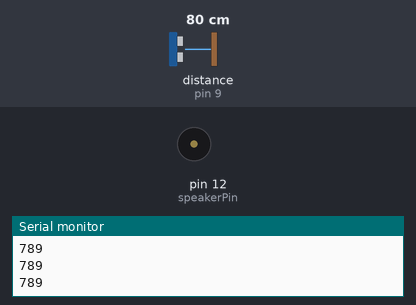
The sketch below on a simulated Arduino Uno, built with avr-gcc and run on an emulated ATmega328P. Parts: buzzer (waves = sounding), the last lines printed to the serial monitor. Wiring (inferred from the names in the program): ultrasonic range finder: trigger pin 8; echo pin 9. The inputs (shaded band) are chosen by the test bench; at power-on: distance to the obstacle (sensor on pin 9) 80 cm. The echo pulse lasts 58.3 µs per cm.

Above: at 1.2 s.
1.3 s: distance to the obstacle (sensor on pin 9) set to 23 cm
2.8 s: distance to the obstacle (sensor on pin 9) set to 19 cm
At 3.8 s:
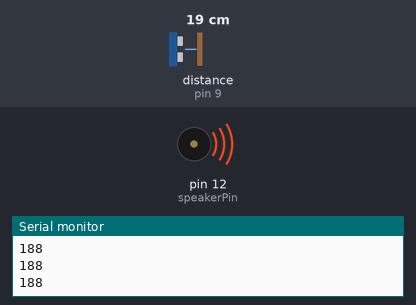
4.5 s: distance to the obstacle (sensor on pin 9) set to 2 cm
Timing chart, 0 to 13.5 s (numbered marks = the images above; inputs shaded):
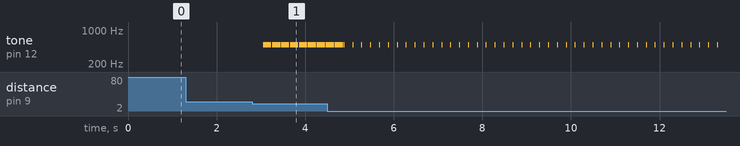

The sketch:

BuzzUltrasonic.ino
```cpp
/*
 * 2021-05-28
 * 초음파센서와 부저 연동
 * 주차시 차 후면과 장애물 사이를 비프음 빈도로 감지
 * by iknam
 */


int trigPin = 8;
int echoPin = 9;
int speakerPin = 12;

void setup()
{
  Serial.begin(9600);
  pinMode(echoPin, INPUT);
  pinMode(trigPin, OUTPUT);
}

void loop()
{
  long duration, distance;
  digitalWrite(trigPin, HIGH);
  delayMicroseconds(10); // Wait for 1000 millisecond(s)
  digitalWrite(trigPin, LOW);
  duration = pulseIn(echoPin, HIGH);
  distance = ((float)(340 * duration) / 1000) / 2;
  delay(200); // Wait for 1000 millisecond(s)

  if(distance < 200)
  {
    tone(speakerPin, 500, distance);
  }
  Serial.println(distance);
}
```

Measured:
- the behaviour switches between 21 and 20 cm on distance to the obstacle (sensor on pin 9) (found by bisection; images 0 and 1)
- after the input at 2.8 s, tone on pin 12 (speakerPin): alternates 500 Hz for 0.19 s and silent for 0.01 s, starting after 0.25 s
